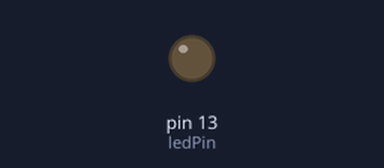
This sketch was run on a simulated Arduino Uno, built with avr-gcc and run on an emulated ATmega328P. Shown: output pins drawn as LEDs (lit = HIGH). What the sketch prints to the serial monitor is not drawn.

Above: at 2.5 s.
At 7.5 s:
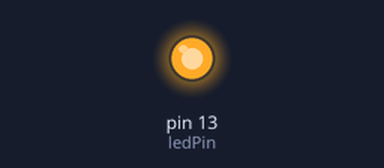
Timing chart, 0 to 13.0 s (numbered marks = the images above):
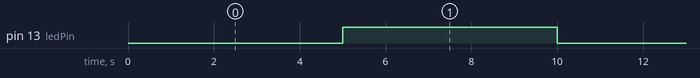

The sketch:

PWM_segons.ino
```cpp
/* PWM Temporitzador basat amb millis()
 * Per Freq. de conmutacio molt baixes o Periodes de conmutacio molt
 * elevats, de segons,

  Test:
  Connectar l'osciloscop entre GND y D13 ( LED_BUILDIN ).
  Configurar T_ms = 1000, Duty = 50
  La freqüència mesurada ha de ser de 1 Hz, El periode de 1 segon.

  Note: Most Arduinos have an on-board LED you can control. On the UNO, MEGA and ZERO
  it is attached to digital pin 13, on MKR1000 on pin 6. LED_BUILTIN is set to
  the correct LED pin independent of which board is used.
  If you want to know what pin the on-board LED is connected to on your Arduino model, check
  the Technical Specs of your board  at https://www.arduino.cc/en/Main/Products
 */

const int ledPin = LED_BUILTIN;   // LED pin

int outState = LOW;             // outState, Estat Sortida

// El valor de millis() el guardarem en una variable tipo "unsigned long"
// Un unsgined int o int, es derbordaría massa ràpid
unsigned long previousMillis = 0;        // will store last time LED was updated
unsigned long currentMillis = 0;

// Podem utilitzar usngined int o int per testar els efectes del desbordament
// de millis en poc temps, i verificarne la gestió del desbordament
//unsigned int previousMillis = 0;
//unsigned int currentMillis = 0;

unsigned long dt = 0;

unsigned int T_s = 10;            // Periode total en Segons
unsigned long T_ms = T_s * 1000;            // Periode total en miliSegons.
unsigned long Duty = 50;            // Duty Cycle 0 a 100
unsigned long Ton = T_ms * Duty / 100;          // Periode en ON.
unsigned long Toff = T_ms - Ton;

void setup() {
  // set the digital pin as output:
  pinMode(ledPin, OUTPUT);
  Serial.begin(9600);

  Serial.print("T: ");
  Serial.print(T_s);
  Serial.print(" s = ");
  Serial.print(T_ms);
  Serial.println(" ms");

  Serial.print("Ton:");
  Serial.print(Ton);
  Serial.println(" ms");

  Serial.print("Toff:");
  Serial.print(Toff);
  Serial.println(" ms\n");
}

void loop() {
  // check to see if it's time to blink the LED; that is, if the
  // difference between the current time and last time you blinked
  // the LED is bigger than the interval at which you want to
  // blink the LED.
  // millis() retorna els milisegons que fa que corre el programa
  // valor máxim per un unsigned log = 2exp(32)-1 = 4 294 967 295 ms
  // = 4 294 967.3 s
  // = 71582.8 min
  // = 1193 hores
  // = 49,7 díes

  currentMillis = millis();
  //Serial.print("currentMillis=");
  //Serial.println(currentMillis);
  //Serial.print("previousMillis=");
  //Serial.println(previousMillis);

  dt = currentMillis - previousMillis;
  //Serial.print("dt=");
  //Serial.println(dt);

  if (previousMillis > currentMillis){
    //Serial.println("Desbordament de millis()");
    //unsigned long dt = pow(2,16)-1 - previousMillis + currentMillis;  // Per al test de desbordament amb unsgined int
    unsigned long dt2 = pow(2,32)-1 - previousMillis + currentMillis; // Per al funcionament normal amb unsignet long
    //Serial.print("dt=");
    //Serial.println(dt);
  }

  //Serial.print("Temps Periode Actual: ");
  //Serial.print(dt);
  //Serial.println(" ms\n");

  //if (dt >= Ton && outState == HIGH) {
  if (dt >= Ton && outState) {
    // save the last time you switched the OUTPUT
    previousMillis = currentMillis;
    outState = LOW;
  }
  //else if (dt >= Toff && outState == LOW) {
  else if (dt >= Toff && !outState) {
    // save the last time you switched the OUTPUT
    previousMillis = currentMillis;
    outState = HIGH;
  }
  // set the LED with the outState of the variable:
  digitalWrite(ledPin, outState);
}
```

Measured:
- by itself, pin 13 (ledPin): alternates HIGH for 5.0 s and LOW for 5.0 s
